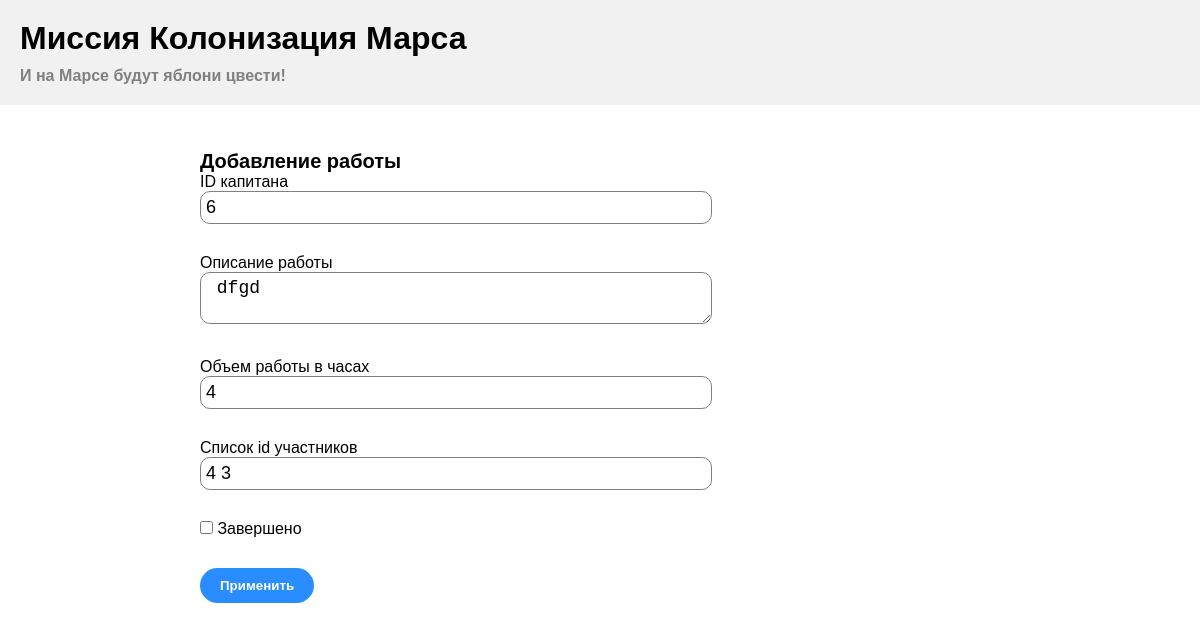
The page /jobs/6 (signed in) on the database as committed earlier.
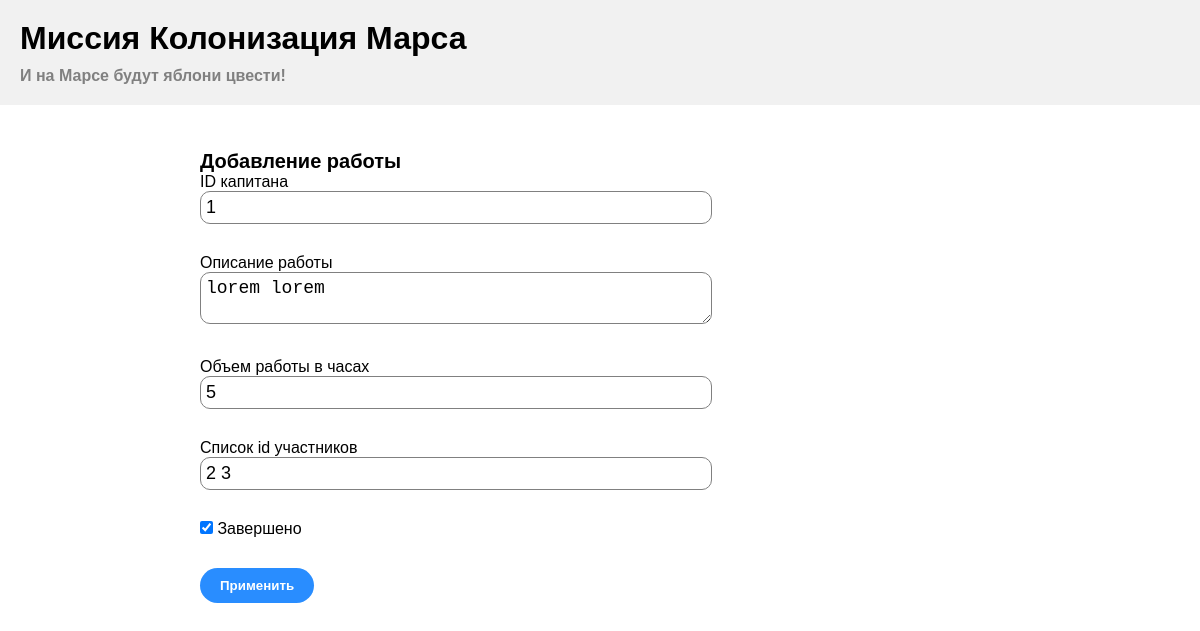
The same page on the database as committed later.
### data/jobs.py (models this page shows)
class Jobs(SqlAlchemyBase):
    __tablename__ = 'jobs'
    id = sqlalchemy.Column(sqlalchemy.Integer,
                           primary_key=True, autoincrement=True)
    team_leader = sqlalchemy.Column(sqlalchemy.Integer, sqlalchemy.ForeignKey("users.id"), nullable=True)
    job = sqlalchemy.Column(sqlalchemy.String, nullable=True)
    work_size = sqlalchemy.Column(sqlalchemy.Integer, nullable=True)
    collaborators = sqlalchemy.Column(sqlalchemy.String, nullable=True)
    start_date = sqlalchemy.Column(sqlalchemy.DateTime, default=datetime.datetime.now)
    end_date = sqlalchemy.Column(sqlalchemy.DateTime, nullable=True)
    is_finished = sqlalchemy.Column(sqlalchemy.Boolean, default=False)
    user = orm.relationship('User', foreign_keys=[team_leader])

### main.py (the view, shortened to what this page needs)
@app.route('/jobs/<int:id>', methods=['GET', 'POST'])
@login_required
def edit_jobs(id):
    form = JobsForm()
    if request.method == "GET":
        db_sess = db_session.create_session()
        jobs = db_sess.query(Jobs).filter(Jobs.id == id).first()
        if (current_user.id == 1 or jobs.team_leader == current_user.id) and jobs:
            form.team_leader.data = jobs.team_leader
            form.job.data = jobs.job
            form.work_size.data = jobs.work_size
            form.collaborators.data = jobs.collaborators
            form.is_finished.data = jobs.is_finished
        else:
            abort(404)
    return render_template('jobs.html',
                           title='Редактирование новости',
                           form=form
                           )

### forms/jobs.py
class JobsForm(FlaskForm):
    team_leader = StringField('ID капитана', validators=[DataRequired()])
    job = TextAreaField('Описание работы', validators=[DataRequired()])
    work_size = StringField("Объем работы в часах", validators=[DataRequired()])
    collaborators = StringField("Список id участников")
    is_finished = BooleanField("Завершено")
    submit = SubmitField('Применить')

### data/db_session.py (called while the page is built)
def create_session() -> Session:
    global __factory
    return __factory()

### main.py (called while the page is built)
@login_manager.user_loader
def load_user(user_id):
    db_sess = db_session.create_session()
    return db_sess.query(User).get(user_id)

### templates/jobs.html (shortened to what this page needs)
<!DOCTYPE html>
<html lang="en">
<head>
    <link rel="stylesheet" type="text/css" href="../static/css/style.css">
</head>
<body>
    <main>
        {% extends "base.html" %}
        {% block content %}
        <div class="content">
            <h2>Добавление работы</h2>
            <form action="" method="post">
                <p>
                    {{ form.team_leader.label }}<br>
                    {{ form.team_leader(class="form-control") }}<br>
                </p>
                <p>
                    {{ form.job.label }}<br>
                    {{ form.job(class="form-control") }}<br>
                </p>
                <p>
                    {{ form.work_size.label }}<br>
                    {{ form.work_size(class="form-control") }}<br>
                </p>
                <p>
                    {{ form.collaborators.label }}<br>
                    {{ form.collaborators(class="form-control") }}<br>
                </p>
                <p>{{ form.is_finished() }} {{ form.is_finished.label }}</p>
                <p>{{ form.submit(type="submit", class="btn btn-primary") }}</p>
            </form>
        </div>
        {% endblock %}

Rows that differ between the two databases and show on the page:
changed Jobs: team_leader "6" → "1"; job "dfgd" → "lorem lorem"; work_size "4" → "5"; collaborators "4 3" → "2 3"; is_finished "☐" → "☑"
